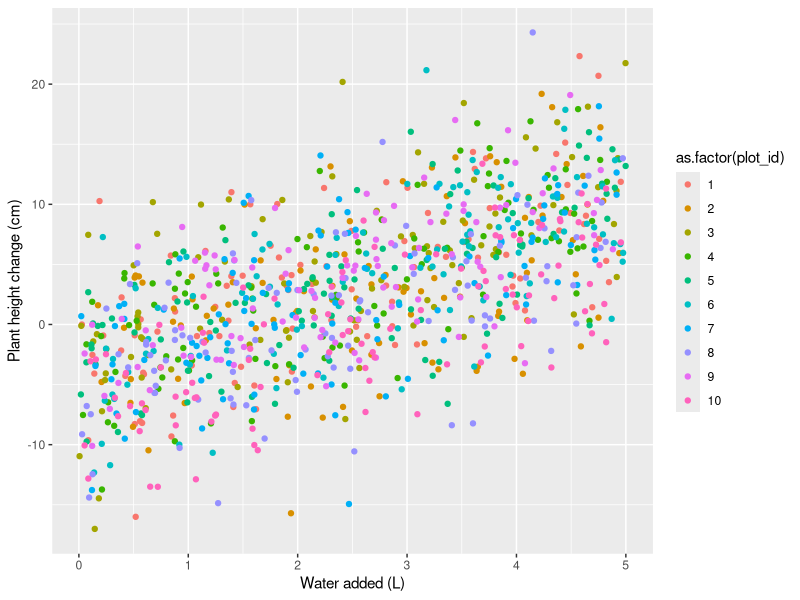

Write R code to recreate this figure.
# Simulating the model 
# y = b_0 + b_1 * x + error

# Set a seed for reproducible results
set.seed(1627)

# Let's say we have 1000 individual plants and we want to model their height 
# change in centimeters as a function of how many liters of water we give them
# in a summer.

# defining the true values of the parameters
# Intercept
# The true height change if we give the plants no water
b_0 <- -5

# Slope 1 == beta_1 == coefficient estimate for first covariate == effect size
# The change in plant height in centimeters for a 1-unit increase in the amount
# of water we give them
b_1 <- 3

# residual standard deviation == "error term"
# unaccounted for stochasticity in the relationship between height change 
# and water added
err_sd <- 5

# number of individuals measured
n_plants <- 1000

# plots in which the plants are measured (n = 10)
n_plots <- 10
plots <- rep(1:n_plots, each = 100)
plots

# measured values of the first covariate for each individual
# random number generator for a uniform distribution with specified parameters
# amount of water actually given to each plant
x_1 <- runif(n = n_plants, min = 0, max = 5)

# We simulate the error for each measured individual using the random number
# generator for a normal distribution with a mean of 0 and a standard deviation
# equal to our "known" standard error
# the true residuals (the difference between the expected plant height change 
# and the actual plant height change for unmodeled reasons)
error <- rnorm(n = n_plants, mean = 0, sd = err_sd)

# Simulated offsets for each plot 
sd_plot_intercept <- 1
re_intercept <- rnorm(n=n_plots, mean = 0, sd = sd_plot_intercept)

# measured response value for each individual, given the *known*
# values of the intercept, measured value of x_1, effect size of x_1 (i.e., the slope aka b_1), and residual error (assuming a linear combination of these things,
# like we do in linear regression)
# the measured change in plant height in centimeters
y <- b_0 + b_1*x_1 + error + re_intercept[plots]

# put in a data frame
data <- data.frame(x_1 = x_1, y = y, plot_id = plots)

# plot the data
library(ggplot2)
ggplot(data, aes(x = x_1, y = y, color = as.factor(plot_id))) +
         geom_point()+
          xlab("Water added (L)")+
          ylab("Plant height change (cm)")

# fitted model using an Maximum Likelihood 
library(lme4)
fm1 <- lmer(y ~ x_1 + (1|plot_id), data = data)

# summary of the model
summary(fm1)

